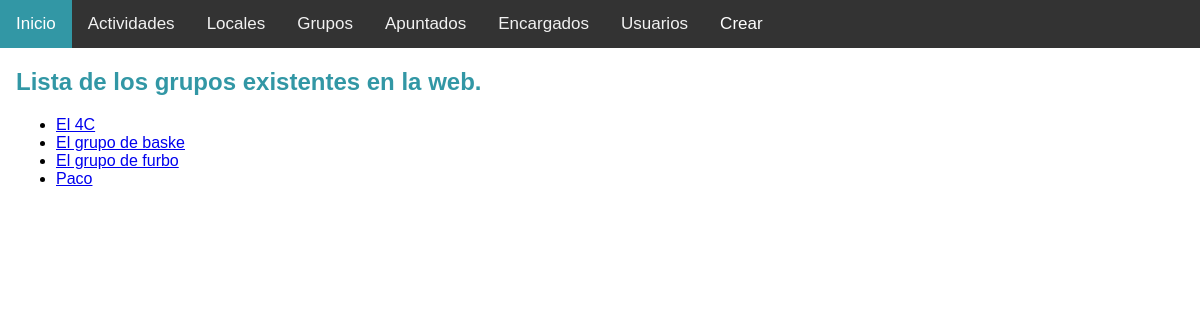
The app's page /grupo/, older data.
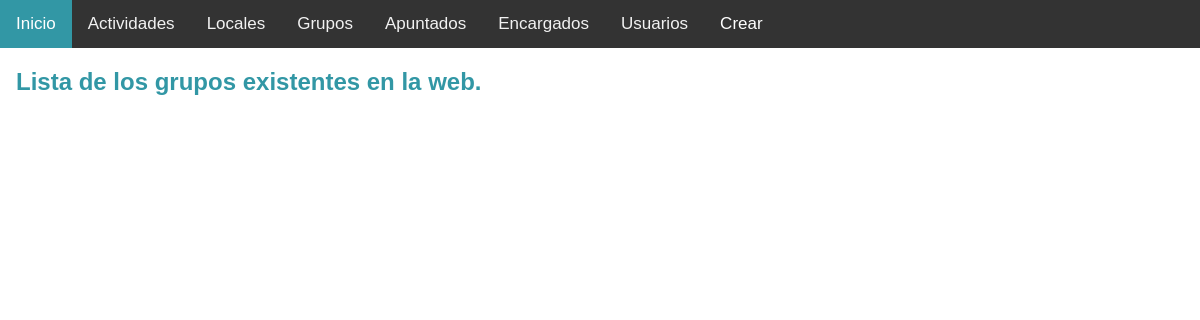
The same page, newer data.
### findysport_app/models.py (models this page shows, shortened)
class Grupo(models.Model):
    actividad = models.ForeignKey(Actividad, on_delete=CASCADE)
    nombre = models.CharField(max_length=30)
    horas = models.CharField(max_length=30)
    encargado = models.ForeignKey(Encargado, on_delete=CASCADE)
    espacio = models.IntegerField(default=0)
    espacio_max = models.IntegerField(default=15)
    def get_absolute_url(self):
        return reverse('grupo-detail', kwargs={'pk': self.pk})

### findysport_app/views.py (the view)
# urls.py: path('grupo/', GrupoListView.as_view(), name = "grupo-list"),
class GrupoListView(ListView):
    model = Grupo

### findysport_app/templates/findysport_app/grupo_list.html (shortened to what this page needs)
{% extends "base.html" %}
{% block content %}
<h2>Lista de los grupos existentes en la web.</h2>
<ul>
    {% for grupo in object_list %}
    <li>
    <a href="{{ grupo.get_absolute_url }}">{{ grupo.nombre }}</a>
    </li>
    {% endfor %}
</ul>
{% endblock %}

Row changes from the older to the newer data that the page shows:
removed Grupo: nombre "El 4C"
removed Grupo: nombre "El grupo de baske"
removed Grupo: nombre "El grupo de furbo"
removed Grupo: nombre "Paco"
